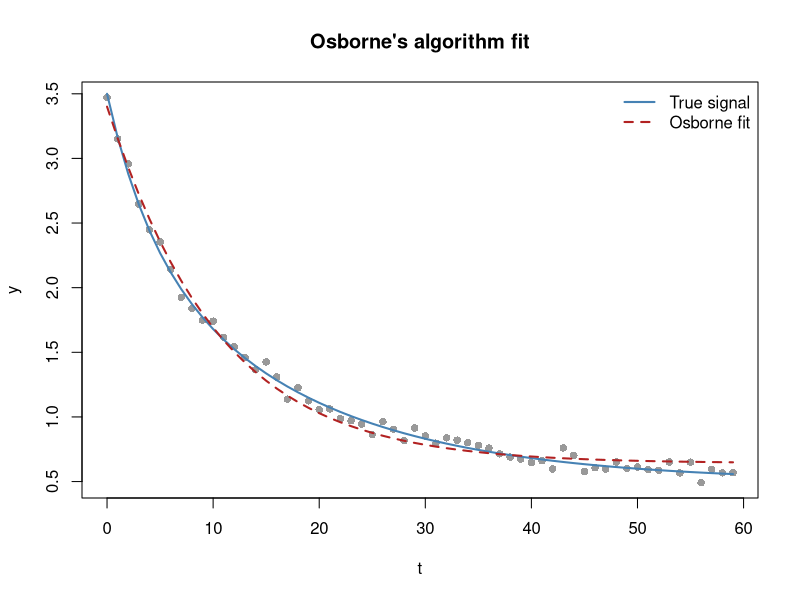

Reproduce this figure in R.
## ===============================
## 1. Generate exponential data
## ===============================

set.seed(123)

n <- 60
t <- 0:(n - 1)

a_true <- c(a0 = 0.5, a1 = 2.0, a2 = 1.0)
b_true <- c(b1 = -0.06, b2 = -0.25)
sigma  <- 0.05

y_clean <- a_true["a0"] +
  a_true["a1"] * exp(b_true["b1"] * t) +
  a_true["a2"] * exp(b_true["b2"] * t)

y <- y_clean + rnorm(n, 0, sigma)


## ===============================
## 2. OSBORNE's Algorithm
## ===============================
## Design matrix for fixed b
make_X <- function(t, b) {
  cbind(1, exp(b[1] * t), exp(b[2] * t))
}

## Linear LS for amplitudes (QR-stable)
fit_a_given_b <- function(X, y) {
  qr.coef(qr(X), y)
}

jacobian_r_b <- function(t, y, b, eps = 1e-6) {
  X0 <- make_X(t, b)
  a0 <- fit_a_given_b(X0, y)
  r0 <- y - X0 %*% a0
  
  J <- matrix(0, nrow = length(y), ncol = length(b))
  
  for (j in seq_along(b)) {
    bp <- b
    bp[j] <- bp[j] + eps
    Xp <- make_X(t, bp)
    ap <- fit_a_given_b(Xp, y)
    rp <- y - Xp %*% ap
    J[, j] <- (rp - r0) / eps
  }
  
  J
}

osborne <- function(t, y, b_init,
                    max_iter = 100, tol = 1e-8,
                    lambda0 = 1e-6, verbose = TRUE) {
  
  b <- b_init
  lambda <- lambda0
  history <- matrix(NA, max_iter, length(b))
  
  for (k in 1:max_iter) {
    X <- make_X(t, b)
    a <- fit_a_given_b(X, y)
    r <- y - X %*% a
    ss <- sum(r^2)
    
    Jb <- jacobian_r_b(t, y, b)
    
    ## Damped Gauss–Newton step (QR-safe)
    H <- crossprod(Jb) + lambda * diag(length(b))
    g <- crossprod(Jb, r)
    
    delta <- tryCatch(
      solve(H, g),
      error = function(e) rep(0, length(b))
    )
    
    ## Step halving if needed
    alpha <- 1
    repeat {
      b_new <- b + alpha * delta
      Xn <- make_X(t, b_new)
      an <- fit_a_given_b(Xn, y)
      rn <- y - Xn %*% an
      if (sum(rn^2) < ss || alpha < 1e-6) break
      alpha <- alpha / 2
    }
    
    if (sum(rn^2) < ss) {
      lambda <- max(lambda / 10, 1e-12)
      b <- b_new
    } else {
      lambda <- lambda * 10
    }
    
    history[k, ] <- b
    
    if (verbose) {
      cat(sprintf(
        "iter %3d | SSE = %.6f | step = %.2e | lambda = %.1e\n",
        k, sum(rn^2), alpha, lambda
      ))
    }
    
    if (max(abs(alpha * delta)) < tol) break
  }
  
  X_final <- make_X(t, b)
  a_final <- fit_a_given_b(X_final, y)
  
  list(
    a = a_final,
    b = b,
    fitted = as.numeric(X_final %*% a_final),
    history = history[!is.na(history[,1]), , drop = FALSE]
  )
}


## ===============================
## 3. Obsborne fit
## ===============================

fit_osborne <- osborne(
  t, y,
  b_init = c(b1 = -0.1, b2 = -0.3),
  max_iter = 200,
  verbose = TRUE
)


## ===============================
## 4. Plotting
## ===============================

pdf("Images/Osborne_Diagnostics.pdf", width = 10, height = 5)
par(mfrow = c(1, 1))

## (a) Fit
plot(t, y,
     pch = 16, col = rgb(0,0,0,0.4),
     xlab = "t", ylab = "y",
     main = "Osborne's algorithm fit")

lines(t,
      y_clean,
      col = "steelblue", lwd = 2)

lines(t,
      fit_osborne$fitted,
      col = "firebrick", lwd = 2, lty = 2)

legend("topright",
       legend = c("True signal", "Osborne fit"),
       col = c("steelblue", "firebrick"),
       lwd = 2, lty = c(1,2), bty = "n")

dev.off()
